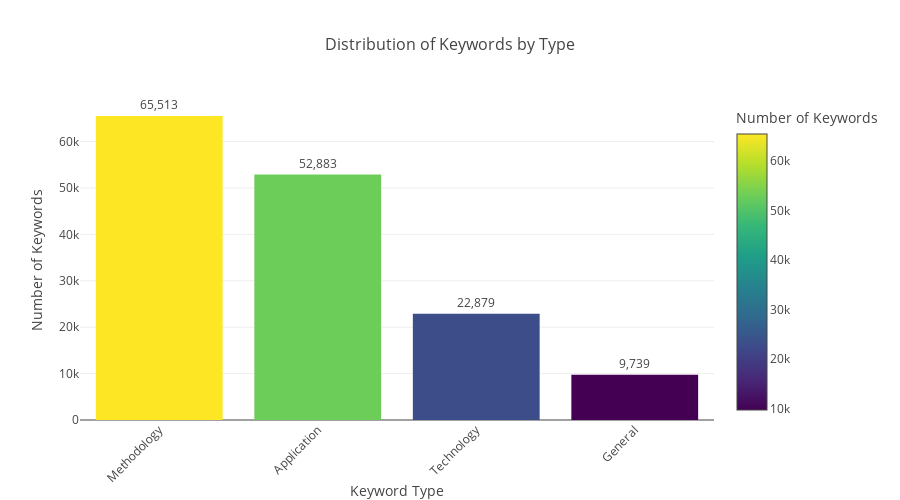

Notebook cell for this chart:
### Code cell
# Count keywords by type
keyword_counts = keywords['type'].value_counts().reset_index()
keyword_counts.columns = ['Keyword Type', 'Count']

# Create improved bar plot
fig = px.bar(
    keyword_counts,
    x='Keyword Type',
    y='Count',
    title='Distribution of Keywords by Type',
    labels={'Count': 'Number of Keywords'},
    color='Count',
    color_continuous_scale='Viridis',
    text='Count'
)

# Improve layout
fig.update_traces(
    texttemplate='%{text:,}',  # Format numbers with commas
    textposition='outside'
)

fig.update_layout(
    xaxis_title='Keyword Type',
    yaxis_title='Number of Keywords',
    showlegend=False,
    height=500,
    xaxis_tickangle=-45,  # Rotate x-axis labels for readability
    font=dict(size=12),
    title_font_size=16,
    hovermode='x unified'
)

fig.show()

### Figure 1 — Plotly figure (JSON) as saved in the notebook; plotly's stock layout.template omitted (floating-point values rounded to 4 significant figures)
{"data": [{"hovertemplate": "Keyword Type=%{x}<br>Number of Keywords=%{marker.color}<extra></extra>", "legendgroup": "", "marker": {"color": [65513, 52883, 22879, 9739], "coloraxis": "coloraxis", "pattern": {"shape": ""}}, "name": "", "orientation": "v", "showlegend": false, "text": [65510.0, 52880.0, 22880.0, 9739.0], "textposition": "outside", "texttemplate": "%{text:,}", "type": "bar", "x": ["Methodology", "Application", "Technology", "General"], "xaxis": "x", "y": [65513, 52883, 22879, 9739], "yaxis": "y"}], "layout": {"barmode": "relative", "coloraxis": {"colorbar": {"title": {"text": "Number of Keywords"}}, "colorscale": [[0, "#440154"], [0.1111, "#482878"], [0.2222, "#3e4989"], [0.3333, "#31688e"], [0.4444, "#26828e"], [0.5556, "#1f9e89"], [0.6667, "#35b779"], [0.7778, "#6ece58"], [0.8889, "#b5de2b"], [1, "#fde725"]]}, "font": {"size": 12}, "height": 500, "hovermode": "x unified", "legend": {"tracegroupgap": 0}, "showlegend": false, "title": {"font": {"size": 16}, "text": "Distribution of Keywords by Type"}, "xaxis": {"anchor": "y", "domain": [0, 1], "tickangle": -45, "title": {"text": "Keyword Type"}}, "yaxis": {"anchor": "x", "domain": [0, 1], "title": {"text": "Number of Keywords"}}}}
